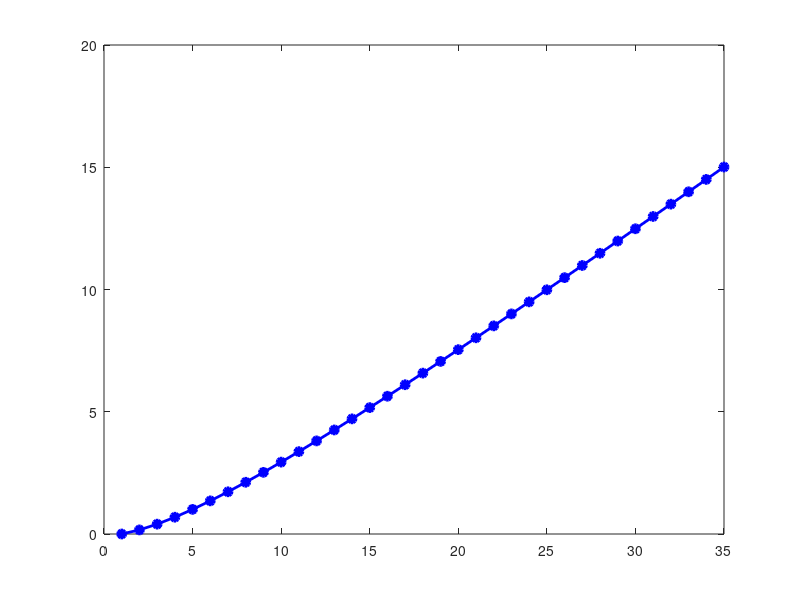

Reproduce this figure in MATLAB. (Note: this script raises an error after producing the figure.)
%% Apogee Raising Maneuver Optimization
% This script designs a multi-impulse orbit-raising strategy to move from
% a low Earth orbit (LEO) to a highly elliptical orbit (HEO).
%
% Problem Statement:
% - Initial Orbit: Circular, 300 km altitude.
% - Final Orbit: Eccentricity e = 0.96.
% - Constraint 1: Perigee altitude must remain constant at 300 km.
% - Constraint 2: Total maneuver time must be less than 3 weeks (21 days).
% - Objective: Optimize for minimal delta-v, which in this impulsive
%   model means finding the maximum number of burns possible within the
%   time limit.

clear; clc; close all;

%% 1. Define Constants and Parameters
% -------------------------------------------------------------------------
% Gravitational and Time Constants
mu = 3.986004418e5; % Earth's standard gravitational parameter [km^3/s^2]
R_earth = 6378;   % Earth's equatorial radius [km]
T_max_days = 15;      % Maximum allowed maneuver duration [days]
T_max_sec = T_max_days * 24 * 3600; % Convert max time to seconds

% Initial and Final Orbit Parameters
h_perigee = 300;    % Constant perigee altitude [km]
e_final = 0.96;       % Desired final eccentricity

%% 2. Initial and Final Orbit Calculations
% -------------------------------------------------------------------------
% The perigee radius (closest point) is constant for all orbits.
r_p = R_earth + h_perigee; % Perigee radius [km]

% --- Initial Circular Orbit ---
% For a circle, radius is the semi-major axis, and eccentricity is 0.
r_initial = r_p;
a_initial = r_initial;
e_initial = 0;

% Calculate the velocity in the initial circular orbit.
v_initial_circ = sqrt(mu / r_initial);

% --- Final Highly Elliptical Orbit ---
% Calculate the semi-major axis of the final orbit using the formula for
% perigee radius: r_p = a * (1 - e)
a_final = r_p / (1 - e_final);

% Calculate the velocity required at perigee for the final orbit using the
% Vis-viva equation: v^2 = mu * (2/r - 1/a)
v_p_final = sqrt(mu * (2/r_p - 1/a_final));

% --- Total Delta-V Calculation ---
% In an impulsive model, the total delta-v is the final perigee velocity
% minus the initial perigee velocity, regardless of the number of burns.
total_delta_v = v_p_final - v_initial_circ;

fprintf('--- ORBIT PARAMETERS ---\n');
fprintf('Initial Circular Velocity: %.2f km/s\n', v_initial_circ );
fprintf('Final Perigee Velocity:    %.2f km/s\n', v_p_final );
fprintf('Total Impulsive Delta-V:   %.2f km/s (%.2f m/s)\n\n', total_delta_v , total_delta_v);


%% 3. Find Optimal Number of Burns (N) for Time Constraint
% -------------------------------------------------------------------------
% We will iterate, increasing the number of burns (N), and calculate the
% total time for each N. The optimal N is the largest value for which the
% total maneuver time is still under the 21-day limit.

N = 1; % Start with one burn
time_history = [];
n_history = [];
optimal_N = 0; % Initialize in case the first orbit is already too long
final_time_days = 0;

fprintf('--- FINDING OPTIMAL NUMBER OF BURNS ---\n');
fprintf('N \t Total Time (days)\n');
fprintf('--------------------------\n');

while true
    % We assume the change in specific energy is constant for each burn.
    % The specific orbital energy is -mu/(2a), so we make the change in 1/a
    % constant for each of the N steps.
    inv_a_initial = 1 / a_initial;
    inv_a_final = 1 / a_final;
    delta_inv_a = (inv_a_final - inv_a_initial) / N;

    % Calculate the semi-major axis for each intermediate transfer orbit
    a_transfer = zeros(1, N);
    for i = 1:N
        inv_a_i = inv_a_initial + i * delta_inv_a;
        a_transfer(i) = 1 / inv_a_i;
    end

    % The total time is the sum of the periods of the N-1 transfer orbits.
    % After the N-th burn, we are in the final orbit and the maneuver is over.
    total_time_sec = 0;
    if N > 1
        for i = 1:(N-1)
            % Period of an orbit T = 2*pi*sqrt(a^3/mu)
            T_i = 2 * pi * sqrt(a_transfer(i)^3 / mu);
            total_time_sec = total_time_sec + T_i;
        end
    end
    
    total_time_days = total_time_sec / (24 * 3600);
    fprintf('%d \t %.4f\n', N, total_time_days);

    % Store history for plotting
    time_history(end+1) = total_time_days;
    n_history(end+1) = N;

    % Check if the calculated time exceeds our maximum allowed time
    if total_time_days > T_max_days
        % If it exceeds, the previous N was the last valid one.
        optimal_N = N - 1;
        if optimal_N > 0
          final_time_days = time_history(end-1);
        end
        break;
    end

    % If time is somehow zero or negative, break to prevent infinite loop
    if total_time_days <= 0 && N > 1
        warning('Time calculation resulted in non-positive value. Breaking loop.');
        optimal_N = N-1;
        final_time_days = time_history(end-1);
        break;
    end
    
    N = N + 1;
end

fprintf('\n--- OPTIMIZATION RESULTS ---\n');
if optimal_N > 0
    fprintf('Optimal Number of Burns (N): %d\n', optimal_N);
    fprintf('Total Maneuver Time:         %.2f days (Limit: %d days)\n', final_time_days, T_max_days);
else
    fprintf('No solution found. Even a single transfer orbit exceeds the time limit.\n');
end
fprintf('Total Delta-V Required:      %.2f km/s\n', total_delta_v);


%% 4. Plotting the Results
% -------------------------------------------------------------------------

% Plot 1: Maneuver Time vs. Number of Burns
figure('Name', 'Maneuver Time vs. Number of Burns');
plot(n_history, time_history, 'b-o', 'LineWidth', 2, 'MarkerFaceColor', 'b');
hold on;
yline(T_max_days, 'r--', 'LineWidth', 2, 'Label', '21-Day Time Limit');
if optimal_N > 0
    plot(optimal_N, final_time_days, 'gp', 'MarkerSize', 15, 'MarkerFaceColor', 'g', 'LineWidth', 2);
    text(optimal_N, final_time_days, sprintf('  Optimal Point\n  N = %d', optimal_N), 'VerticalAlignment', 'bottom');
end
grid on;
title('Total Maneuver Time vs. Number of Burns');
xlabel('Number of Burns (N)');
ylabel('Total Time (days)');
legend('Maneuver Time', 'Time Limit', 'Optimal N', 'Location', 'northwest');
set(gca, 'FontSize', 12);

% Plot 2: Visualization of the Orbits
figure('Name', 'Orbit Trajectory Visualization');
hold on;
axis equal;

% Plot Earth
[x_e, y_e, z_e] = sphere;
surf(x_e*R_earth, y_e*R_earth, z_e*R_earth, 'FaceColor', 'blue', 'EdgeColor', 'none');

% Define angles for plotting once to be efficient
theta = linspace(0, 2*pi, 500);

% SYNTAX FIX: Anonymous functions can only contain a single expression.
% This function now calculates r and converts to x,y in one line.
plot_orbit = @(a, e, style) plot( ...
    ((a * (1 - e^2)) ./ (1 + e * cos(theta))) .* cos(theta) , ...
    ((a * (1 - e^2)) ./ (1 + e * cos(theta))) .* sin(theta) , ...
    style, 'LineWidth', 0.5);

% Plot initial and final orbits
h_initial_plot = plot_orbit(a_initial, e_initial, 'g--');
h_final_plot = plot_orbit(a_final, e_final, 'r-');

% MODIFIED: Plot ALL intermediate orbits from the optimal solution
h_intermediate_plots = [];
if optimal_N > 1
    % Calculate the parameters needed for the optimal N transfer orbits
    inv_a_initial_opt = 1 / a_initial;
    inv_a_final_opt = 1 / a_final;
    delta_inv_a_opt = (inv_a_final_opt - inv_a_initial_opt) / optimal_N;

    % Loop through and plot ALL intermediate transfer orbits
    fprintf('\nPlotting all %d intermediate transfer orbits...\n', optimal_N - 1);
    for i = 1:(optimal_N - 1) % We plot N-1 transfer orbits
        inv_a_i_opt = inv_a_initial_opt + i * delta_inv_a_opt;
        a_i = 1 / inv_a_i_opt;
        e_i = 1 - r_p / a_i; % eccentricity of transfer orbit, r_p is constant
        
        % Plot the orbit. Store the handle only for the first one for the legend.
        plot_handle = plot_orbit(a_i, e_i, 'k-');
        if i == 1
            h_intermediate_plots = plot_handle;
        end
    end
end


title('Orbit Trajectory Visualization');
xlabel('X [km]');
ylabel('Y [km]');

% LOGIC FIX: Build legend dynamically to prevent errors if no intermediate
% orbits are plotted.
legend_handles = [h_initial_plot, h_final_plot];
legend_labels = {'Initial LEO', 'Final HEO'};
if ~isempty(h_intermediate_plots)
    legend_handles = [legend_handles(1), h_intermediate_plots(1), legend_handles(2)];
    legend_labels = {'Initial LEO', 'Intermediate Orbits', 'Final HEO'};
end
legend(legend_handles, legend_labels, 'Location', 'northwest');

grid on;
set(gca, 'FontSize', 12);
view(2); % 2D view